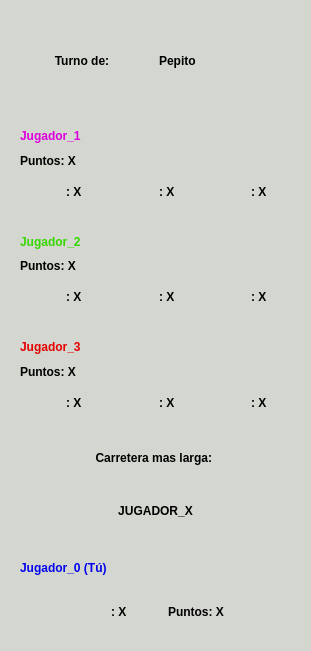
    <widget class="QFrame" name="informacion_juego">
     <property name="minimumSize">
      <size>
       <width>311</width>
       <height>651</height>
      </size>
     </property>
     <property name="styleSheet">
      <string notr="true">background-color: #D3D7CF;
font-weight: bold;
border-radius: 20px;</string>
     </property>
     <property name="frameShape">
      <enum>QFrame::StyledPanel</enum>
     </property>
     <property name="frameShadow">
      <enum>QFrame::Raised</enum>
     </property>
     <layout class="QVBoxLayout" name="verticalLayout_12">
      <item>
       <layout class="QHBoxLayout" name="turno">
        <item>
         <widget class="QLabel" name="label_14">
          <property name="text">
           <string>Turno de:</string>
          </property>
          <property name="alignment">
           <set>Qt::AlignCenter</set>
          </property>
         </widget>
        </item>
        <item>
         <widget class="QLabel" name="jugador_actual">
          <property name="text">
           <string>Pepito</string>
          </property>
         </widget>
        </item>
       </layout>
      </item>
      <item>
       <widget class="QFrame" name="info_oponente_1">
        <property name="frameShape">
         <enum>QFrame::StyledPanel</enum>
        </property>
        <property name="frameShadow">
         <enum>QFrame::Raised</enum>
        </property>
        <layout class="QVBoxLayout" name="verticalLayout_9">
         <item>
          <widget class="QLabel" name="nombre_j1">
           <property name="styleSheet">
            <string notr="true">color:#DD00DD;</string>
           </property>
           <property name="text">
            <string>Jugador_1</string>
           </property>
          </widget>
         </item>
         <item>
          <widget class="QLabel" name="puntos_j1">
           <property name="text">
            <string>Puntos: X</string>
           </property>
          </widget>
         </item>
         <item>
          <layout class="QHBoxLayout" name="layout_cartas_oponente">
           <item>
            <widget class="QFrame" name="frame_carta_5">
             <property name="maximumSize">
              <size>
               <width>149</width>
               <height>133</height>
              </size>
             </property>
             <property name="styleSheet">
              <string notr="true">background-color: #D3D7CF</string>
             </property>
             <property name="frameShape">
              <enum>QFrame::StyledPanel</enum>
             </property>
             <property name="frameShadow">
              <enum>QFrame::Raised</enum>
             </property>
             <layout class="QHBoxLayout" name="horizontalLayout_14">
              <item>
               <layout class="QHBoxLayout" name="layoutcarta_5">
                <item>
                 <widget class="QLabel" name="label_23">
                  <property name="maximumSize">
                   <size>
                    <width>88</width>
                    <height>111</height>
                   </size>
                  </property>
                  <property name="text">
                   <string/>
                  </property>
                  <property name="pixmap">
                   <pixmap>../sprites/Materias_primas/carta_arcilla.png</pixmap>
                  </property>
                  <property name="scaledContents">
                   <bool>true</bool>
                  </property>
                 </widget>
                </item>
                <item>
                 <widget class="QLabel" name="arcilla_j1">
                  <property name="maximumSize">
                   <size>
                    <width>33</width>
                    <height>111</height>
                   </size>
                  </property>
                  <property name="text">
                   <string>: X</string>
                  </property>
                  <property name="alignment">
                   <set>Qt::AlignLeading|Qt::AlignLeft|Qt::AlignVCenter</set>
                  </property>
                 </widget>
                </item>
               </layout>
              </item>
             </layout>
            </widget>
           </item>
           <item>
            <widget class="QFrame" name="frame_carta_9">
             <property name="maximumSize">
              <size>
               <width>149</width>
               <height>133</height>
              </size>
             </property>
             <property name="styleSheet">
              <string notr="true">background-color: #D3D7CF</string>
             </property>
             <property name="frameShape">
              <enum>QFrame::StyledPanel</enum>
             </property>
             <property name="frameShadow">
              <enum>QFrame::Raised</enum>
             </property>
             <layout class="QHBoxLayout" name="horizontalLayout_18">
              <item>
               <layout class="QHBoxLayout" name="layoutcarta_9">
                <item>
                 <widget class="QLabel" name="label_31">
                  <property name="maximumSize">
                   <size>
                    <width>88</width>
                    <height>111</height>
                   </size>
                  </property>
                  <property name="text">
                   <string/>
                  </property>
                  <property name="pixmap">
                   <pixmap>../sprites/Materias_primas/carta_madera.png</pixmap>
                  </property>
                  <property name="scaledContents">
                   <bool>true</bool>
                  </property>
                 </widget>
                </item>
                <item>
                 <widget class="QLabel" name="madera_j1">
                  <property name="maximumSize">
                   <size>
                    <width>33</width>
                    <height>111</height>
                   </size>
                  </property>
                  <property name="text">
                   <string>: X</string>
                  </property>
                  <property name="alignment">
                   <set>Qt::AlignLeading|Qt::AlignLeft|Qt::AlignVCenter</set>
                  </property>
                 </widget>
                </item>
               </layout>
              </item>
             </layout>
            </widget>
           </item>
           <item>
            <widget class="QFrame" name="frame_carta_8">
             <property name="maximumSize">
              <size>
               <width>149</width>
               <height>133</height>
              </size>
             </property>
             <property name="styleSheet">
              <string notr="true">background-color: #D3D7CF</string>
             </property>
             <property name="frameShape">
              <enum>QFrame::StyledPanel</enum>
             </property>
             <property name="frameShadow">
              <enum>QFrame::Raised</enum>
             </property>
             <layout class="QHBoxLayout" name="horizontalLayout_17">
              <item>
               <layout class="QHBoxLayout" name="layoutcarta_8">
                <item>
                 <widget class="QLabel" name="label_29">
                  <property name="maximumSize">
                   <size>
                    <width>88</width>
                    <height>111</height>
                   </size>
                  </property>
                  <property name="text">
                   <string/>
                  </property>
                  <property name="pixmap">
                   <pixmap>../sprites/Materias_primas/carta_trigo.png</pixmap>
                  </property>
                  <property name="scaledContents">
                   <bool>true</bool>
                  </property>
                 </widget>
                </item>
                <item>
                 <widget class="QLabel" name="trigo_j1">
                  <property name="maximumSize">
                   <size>
                    <width>33</width>
                    <height>111</height>
                   </size>
                  </property>
                  <property name="text">
                   <string>: X</string>
                  </property>
                  <property name="alignment">
                   <set>Qt::AlignLeading|Qt::AlignLeft|Qt::AlignVCenter</set>
                  </property>
                 </widget>
                </item>
               </layout>
              </item>
             </layout>
            </widget>
           </item>
          </layout>
         </item>
        </layout>
       </widget>
      </item>
      <item>
       <widget class="QFrame" name="info_oponente_2">
        <property name="frameShape">
         <enum>QFrame::StyledPanel</enum>
        </property>
        <property name="frameShadow">
         <enum>QFrame::Raised</enum>
        </property>
        <layout class="QVBoxLayout" name="verticalLayout_10">
         <item>
          <widget class="QLabel" name="nombre_j2">
           <property name="styleSheet">
            <string notr="true">color:#35D600</string>
           </property>
           <property name="text">
            <string>Jugador_2</string>
           </property>
          </widget>
         </item>
         <item>
          <widget class="QLabel" name="puntos_j2">
           <property name="text">
            <string>Puntos: X</string>
           </property>
          </widget>
         </item>
         <item>
          <layout class="QHBoxLayout" name="layout_cartas_oponente_2">
           <item>
            <widget class="QFrame" name="frame_carta_6">
             <property name="maximumSize">
              <size>
               <width>149</width>
               <height>133</height>
              </size>
             </property>
             <property name="styleSheet">
              <string notr="true">background-color: #D3D7CF</string>
             </property>
             <property name="frameShape">
              <enum>QFrame::StyledPanel</enum>
             </property>
             <property name="frameShadow">
              <enum>QFrame::Raised</enum>
             </property>
             <layout class="QHBoxLayout" name="horizontalLayout_15">
              <item>
               <layout class="QHBoxLayout" name="layoutcarta_6">
                <item>
                 <widget class="QLabel" name="label_27">
                  <property name="maximumSize">
                   <size>
                    <width>88</width>
                    <height>111</height>
                   </size>
                  </property>
                  <property name="text">
                   <string/>
                  </property>
                  <property name="pixmap">
                   <pixmap>../sprites/Materias_primas/carta_arcilla.png</pixmap>
                  </property>
                  <property name="scaledContents">
                   <bool>true</bool>
                  </property>
                 </widget>
                </item>
                <item>
                 <widget class="QLabel" name="arcilla_j2">
                  <property name="maximumSize">
                   <size>
                    <width>33</width>
                    <height>111</height>
                   </size>
                  </property>
                  <property name="text">
                   <string>: X</string>
                  </property>
                  <property name="alignment">
                   <set>Qt::AlignLeading|Qt::AlignLeft|Qt::AlignVCenter</set>
                  </property>
                 </widget>
                </item>
               </layout>
              </item>
             </layout>
            </widget>
           </item>
           <item>
            <widget class="QFrame" name="frame_carta_10">
             <property name="maximumSize">
              <size>
               <width>149</width>
               <height>133</height>
              </size>
             </property>
             <property name="styleSheet">
              <string notr="true">background-color: #D3D7CF</string>
             </property>
             <property name="frameShape">
              <enum>QFrame::StyledPanel</enum>
             </property>
             <property name="frameShadow">
              <enum>QFrame::Raised</enum>
             </property>
             <layout class="QHBoxLayout" name="horizontalLayout_19">
              <item>
               <layout class="QHBoxLayout" name="layoutcarta_10">
                <item>
                 <widget class="QLabel" name="label_33">
                  <property name="maximumSize">
                   <size>
                    <width>88</width>
                    <height>111</height>
                   </size>
                  </property>
                  <property name="text">
                   <string/>
                  </property>
                  <property name="pixmap">
                   <pixmap>../sprites/Materias_primas/carta_madera.png</pixmap>
                  </property>
                  <property name="scaledContents">
                   <bool>true</bool>
                  </property>
                 </widget>
                </item>
                <item>
                 <widget class="QLabel" name="madera_j2">
                  <property name="maximumSize">
                   <size>
                    <width>33</width>
                    <height>111</height>
                   </size>
                  </property>
                  <property name="text">
                   <string>: X</string>
                  </property>
                  <property name="alignment">
                   <set>Qt::AlignLeading|Qt::AlignLeft|Qt::AlignVCenter</set>
                  </property>
                 </widget>
                </item>
               </layout>
              </item>
             </layout>
            </widget>
           </item>
           <item>
            <widget class="QFrame" name="frame_carta_11">
             <property name="maximumSize">
              <size>
               <width>149</width>
               <height>133</height>
              </size>
             </property>
             <property name="styleSheet">
              <string notr="true">background-color: #D3D7CF</string>
             </property>
             <property name="frameShape">
              <enum>QFrame::StyledPanel</enum>
             </property>
             <property name="frameShadow">
              <enum>QFrame::Raised</enum>
             </property>
             <layout class="QHBoxLayout" name="horizontalLayout_20">
              <item>
               <layout class="QHBoxLayout" name="layoutcarta_11">
                <item>
                 <widget class="QLabel" name="label_35">
                  <property name="maximumSize">
                   <size>
                    <width>88</width>
                    <height>111</height>
                   </size>
                  </property>
                  <property name="text">
                   <string/>
                  </property>
                  <property name="pixmap">
                   <pixmap>../sprites/Materias_primas/carta_trigo.png</pixmap>
                  </property>
                  <property name="scaledContents">
                   <bool>true</bool>
                  </property>
                 </widget>
                </item>
                <item>
                 <widget class="QLabel" name="trigo_j2">
                  <property name="maximumSize">
                   <size>
                    <width>33</width>
                    <height>111</height>
                   </size>
                  </property>
                  <property name="text">
                   <string>: X</string>
                  </property>
                  <property name="alignment">
                   <set>Qt::AlignLeading|Qt::AlignLeft|Qt::AlignVCenter</set>
                  </property>
                 </widget>
                </item>
               </layout>
              </item>
             </layout>
            </widget>
           </item>
          </layout>
         </item>
        </layout>
       </widget>
      </item>
      <item>
       <widget class="QFrame" name="info_oponente_3">
        <property name="frameShape">
         <enum>QFrame::StyledPanel</enum>
        </property>
        <property name="frameShadow">
         <enum>QFrame::Raised</enum>
        </property>
        <layout class="QVBoxLayout" name="verticalLayout_11">
         <item>
          <widget class="QLabel" name="nombre_j3">
           <property name="styleSheet">
            <string notr="true">color:#E50000;</string>
           </property>
           <property name="text">
            <string>Jugador_3</string>
           </property>
          </widget>
         </item>
         <item>
          <widget class="QLabel" name="puntos_j3">
           <property name="text">
            <string>Puntos: X</string>
           </property>
          </widget>
         </item>
         <item>
          <layout class="QHBoxLayout" name="layout_cartas_oponente_3">
           <item>
            <widget class="QFrame" name="frame_carta_7">
             <property name="maximumSize">
              <size>
               <width>149</width>
               <height>133</height>
              </size>
             </property>
             <property name="styleSheet">
              <string notr="true">background-color: #D3D7CF</string>
             </property>
             <property name="frameShape">
              <enum>QFrame::StyledPanel</enum>
             </property>
             <property name="frameShadow">
              <enum>QFrame::Raised</enum>
             </property>
             <layout class="QHBoxLayout" name="horizontalLayout_16">
              <item>
               <layout class="QHBoxLayout" name="layoutcarta_7">
                <item>
                 <widget class="QLabel" name="label_39">
                  <property name="maximumSize">
                   <size>
                    <width>88</width>
                    <height>111</height>
                   </size>
                  </property>
                  <property name="text">
                   <string/>
                  </property>
                  <property name="pixmap">
                   <pixmap>../sprites/Materias_primas/carta_arcilla.png</pixmap>
                  </property>
                  <property name="scaledContents">
                   <bool>true</bool>
                  </property>
                 </widget>
                </item>
                <item>
                 <widget class="QLabel" name="arcilla_j3">
                  <property name="maximumSize">
                   <size>
                    <width>33</width>
                    <height>111</height>
                   </size>
                  </property>
                  <property name="text">
                   <string>: X</string>
                  </property>
                  <property name="alignment">
                   <set>Qt::AlignLeading|Qt::AlignLeft|Qt::AlignVCenter</set>
                  </property>
                 </widget>
                </item>
               </layout>
              </item>
             </layout>
            </widget>
           </item>
           <item>
            <widget class="QFrame" name="frame_carta_12">
             <property name="maximumSize">
              <size>
               <width>149</width>
               <height>133</height>
              </size>
             </property>
             <property name="styleSheet">
              <string notr="true">background-color: #D3D7CF</string>
             </property>
             <property name="frameShape">
              <enum>QFrame::StyledPanel</enum>
             </property>
             <property name="frameShadow">
              <enum>QFrame::Raised</enum>
             </property>
             <layout class="QHBoxLayout" name="horizontalLayout_21">
              <item>
               <layout class="QHBoxLayout" name="layoutcarta_12">
                <item>
                 <widget class="QLabel" name="label_41">
                  <property name="maximumSize">
                   <size>
                    <width>88</width>
                    <height>111</height>
                   </size>
                  </property>
                  <property name="text">
                   <string/>
                  </property>
                  <property name="pixmap">
                   <pixmap>../sprites/Materias_primas/carta_madera.png</pixmap>
                  </property>
                  <property name="scaledContents">
                   <bool>true</bool>
                  </property>
                 </widget>
                </item>
                <item>
                 <widget class="QLabel" name="madera_j3">
                  <property name="maximumSize">
                   <size>
                    <width>33</width>
                    <height>111</height>
                   </size>
                  </property>
                  <property name="text">
                   <string>: X</string>
                  </property>
                  <property name="alignment">
                   <set>Qt::AlignLeading|Qt::AlignLeft|Qt::AlignVCenter</set>
                  </property>
                 </widget>
                </item>
               </layout>
              </item>
             </layout>
            </widget>
           </item>
           <item>
            <widget class="QFrame" name="frame_carta_13">
             <property name="maximumSize">
              <size>
               <width>149</width>
               <height>133</height>
              </size>
             </property>
             <property name="styleSheet">
              <string notr="true">background-color: #D3D7CF</string>
             </property>
             <property name="frameShape">
              <enum>QFrame::StyledPanel</enum>
             </property>
             <property name="frameShadow">
              <enum>QFrame::Raised</enum>
             </property>
             <layout class="QHBoxLayout" name="horizontalLayout_22">
              <item>
               <layout class="QHBoxLayout" name="layoutcarta_13">
                <item>
                 <widget class="QLabel" name="label_43">
                  <property name="maximumSize">
                   <size>
                    <width>88</width>
                    <height>111</height>
                   </size>
                  </property>
                  <property name="text">
                   <string/>
                  </property>
                  <property name="pixmap">
                   <pixmap>../sprites/Materias_primas/carta_trigo.png</pixmap>
                  </property>
                  <property name="scaledContents">
                   <bool>true</bool>
                  </property>
                 </widget>
                </item>
                <item>
                 <widget class="QLabel" name="trigo_j3">
                  <property name="maximumSize">
                   <size>
                    <width>33</width>
                    <height>111</height>
                   </size>
                  </property>
                  <property name="text">
                   <string>: X</string>
                  </property>
                  <property name="alignment">
                   <set>Qt::AlignLeading|Qt::AlignLeft|Qt::AlignVCenter</set>
                  </property>
                 </widget>
                </item>
               </layout>
              </item>
             </layout>
            </widget>
           </item>
          </layout>
         </item>
        </layout>
       </widget>
      </item>
      <item>
       <layout class="QVBoxLayout" name="verticalLayout_14">
        <item>
         <widget class="QLabel" name="label_13">
          <property name="text">
           <string>Carretera mas larga: </string>
          </property>
          <property name="alignment">
           <set>Qt::AlignCenter</set>
          </property>
         </widget>
        </item>
        <item>
         <widget class="QLabel" name="label_j_carretera">
          <property name="text">
           <string>JUGADOR_X</string>
          </property>
          <property name="alignment">
           <set>Qt::AlignCenter</set>
          </property>
         </widget>
        </item>
       </layout>
      </item>
      <item>
       <widget class="QFrame" name="info_oponente_4">
        <property name="frameShape">
         <enum>QFrame::StyledPanel</enum>
        </property>
        <property name="frameShadow">
         <enum>QFrame::Raised</enum>
        </property>
        <layout class="QVBoxLayout" name="verticalLayout_15">
         <item>
          <widget class="QLabel" name="nombre_j0">
           <property name="styleSheet">
            <string notr="true">color:#0303ED;</string>
           </property>
           <property name="text">
            <string>Jugador_0 (Tú)</string>
           </property>
          </widget>
         </item>
         <item>
          <layout class="QHBoxLayout" name="layout_cartas_oponente_5">
           <item>
            <widget class="QFrame" name="frame_carta_17">
             <property name="maximumSize">
              <size>
               <width>149</width>
               <height>133</height>
              </size>
             </property>
             <property name="styleSheet">
              <string notr="true">background-color: #D3D7CF</string>
             </property>
             <property name="frameShape">
              <enum>QFrame::StyledPanel</enum>
             </property>
             <property name="frameShadow">
              <enum>QFrame::Raised</enum>
             </property>
             <layout class="QHBoxLayout" name="horizontalLayout_26">
              <item>
               <layout class="QHBoxLayout" name="layoutcarta_17">
                <item>
                 <widget class="QLabel" name="label_56">
                  <property name="maximumSize">
                   <size>
                    <width>88</width>
                    <height>111</height>
                   </size>
                  </property>
                  <property name="text">
                   <string/>
                  </property>
                  <property name="pixmap">
                   <pixmap>../sprites/Desarrollo/victoria_1.png</pixmap>
                  </property>
                  <property name="scaledContents">
                   <bool>true</bool>
                  </property>
                 </widget>
                </item>
                <item>
                 <widget class="QLabel" name="puntos_victoria">
                  <property name="maximumSize">
                   <size>
                    <width>33</width>
                    <height>111</height>
                   </size>
                  </property>
                  <property name="text">
                   <string>: X</string>
                  </property>
                  <property name="alignment">
                   <set>Qt::AlignLeading|Qt::AlignLeft|Qt::AlignVCenter</set>
                  </property>
                 </widget>
                </item>
               </layout>
              </item>
             </layout>
            </widget>
           </item>
           <item>
            <widget class="QFrame" name="frame_carta_19">
             <property name="maximumSize">
              <size>
               <width>149</width>
               <height>133</height>
              </size>
             </property>
             <property name="styleSheet">
              <string notr="true">background-color: #D3D7CF</string>
             </property>
             <property name="frameShape">
              <enum>QFrame::StyledPanel</enum>
             </property>
             <property name="frameShadow">
              <enum>QFrame::Raised</enum>
             </property>
             <layout class="QHBoxLayout" name="horizontalLayout_28">
              <item>
               <layout class="QHBoxLayout" name="layoutcarta_19">
                <item>
                 <widget class="QLabel" name="puntos_j0">
                  <property name="maximumSize">
                   <size>
                    <width>10000000</width>
                    <height>1000000</height>
                   </size>
                  </property>
                  <property name="text">
                   <string>Puntos: X</string>
                  </property>
                  <property name="alignment">
                   <set>Qt::AlignLeading|Qt::AlignLeft|Qt::AlignVCenter</set>
                  </property>
                 </widget>
                </item>
               </layout>
              </item>
             </layout>
            </widget>
           </item>
          </layout>
         </item>
        </layout>
       </widget>
      </item>
     </layout>
    </widget>
